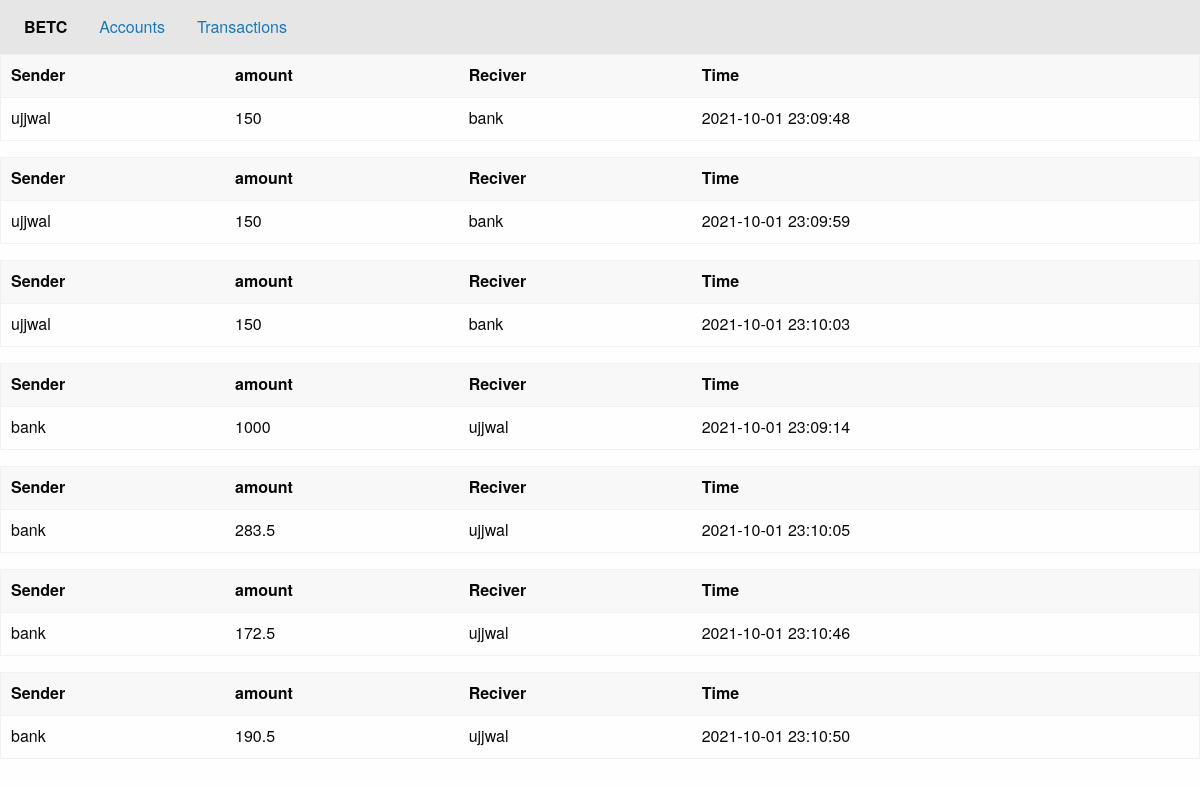
The app's page /transactions/ujjwal with its own data.
### app/models.py (models this page shows)
class Transactions(db.Model):
    id = db.Column(db.Integer, primary_key=True)
    sender = db.Column(db.String, nullable=False)
    reciever = db.Column(db.String, nullable=False)
    dateTime = db.Column(db.DateTime, default=func.now())
    amount =  db.Column(db.Integer,nullable=True)

### app/routes.py (the view)
@app.route("/transactions/<username>", methods=["GET"])
def transaction(username):
    try:
        wallet = Wallet.query.filter_by(username=username).first()
        if len(wallet.username) < 1:
            return "User not found"
        sends = Transactions.query.filter_by(sender=username)
        recieves = Transactions.query.filter_by(reciever=username)
        return render_template("transaction.html", recieves=recieves,
        sends=sends,
        username=username)
    except: return "something went wrong"

### app/templates/transaction.html (shortened to what this page needs)
{% extends "index.html" %}
{% block content %}
    {% for send in sends %}
    <table id='result' class='display'>
      <thead>
        <tr>
          <th>Sender</th>
          <th>amount</th>
          <th>Reciver</th>
          <th>Time</th>
        </tr>
      </thead>
      <tbody>
        <tr>
          <td>{{ send.sender }}</td>
          <td>{{ send.amount }}</td>
          <td>{{send.reciever}}</td>
          <td>{{send.dateTime}}</td>
    {% endfor %}
        </tr>
      </tbody>
    </table>
    {% for recieve in recieves %}
  <table id='result' class='display'>
    <thead>
      <tr>
        <th>Sender</th>
        <th>amount</th>
        <th>Reciver</th>
        <th>Time</th>
      </tr>
    </thead>
    <tbody>
      <tr>
        <td>{{recieve.sender}}</td>
        <td>{{recieve.amount}}</td>
        <td>{{recieve.reciever}}</td>
        <td>{{recieve.dateTime}}</td>
      </tr>
    </tbody>
  </table>
    {% endfor %}
{% endblock %}

### app/templates/index.html (shortened to what this page needs)
<!DOCTYPE html>
<html lang="en">
<head>
    {% block header %}
    <link rel="stylesheet" href="https://cdn.jsdelivr.net/npm/foundation-sites@6.6.3/dist/css/foundation.min.css"
>
    {% endblock %}
</head>
<body>
    {% block nav %}
    <div class="top-bar">
        <div class="top-bar-left">
            <ul class="dropdown menu" data-dropdown-menu>
                <li id="logo" class="menu-text">BETC</li>
                <li><a href="/accounts">Accounts</a></li>
                <li><a href="/transactions">Transactions</a></li>
            </ul>
        </div>
    </div>
    {% endblock %}
    {% block content %}
    {% endblock %}
</body>
</html>

### records on screen
Transactions: sender "ujjwal", amount "150", reciever "bank", dateTime "2021-10-01 23:09:48"
Transactions: sender "ujjwal", amount "150", reciever "bank", dateTime "2021-10-01 23:09:59"
Transactions: sender "ujjwal", amount "150", reciever "bank", dateTime "2021-10-01 23:10:03"
Transactions: sender "bank", amount "1000", reciever "ujjwal", dateTime "2021-10-01 23:09:14"
Transactions: sender "bank", amount "283.5", reciever "ujjwal", dateTime "2021-10-01 23:10:05"
Transactions: sender "bank", amount "172.5", reciever "ujjwal", dateTime "2021-10-01 23:10:46"
Transactions: sender "bank", amount "190.5", reciever "ujjwal", dateTime "2021-10-01 23:10:50"
